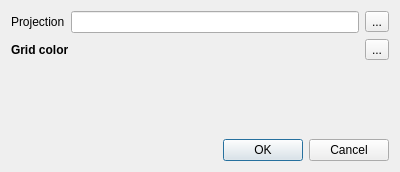
<?xml version="1.0" encoding="UTF-8"?>
<ui version="4.0">
 <class>IDlgSetupGrid</class>
 <widget class="QDialog" name="IDlgSetupGrid">
  <property name="geometry">
   <rect>
    <x>0</x>
    <y>0</y>
    <width>400</width>
    <height>172</height>
   </rect>
  </property>
  <property name="windowTitle">
   <string>Setup Grid...</string>
  </property>
  <layout class="QVBoxLayout" name="verticalLayout">
   <item>
    <layout class="QHBoxLayout" name="horizontalLayout">
     <item>
      <widget class="QLabel" name="label">
       <property name="text">
        <string>Projection</string>
       </property>
      </widget>
     </item>
     <item>
      <widget class="QLineEdit" name="lineProjection"/>
     </item>
     <item>
      <widget class="QToolButton" name="toolProjWizzard">
       <property name="text">
        <string>...</string>
       </property>
      </widget>
     </item>
    </layout>
   </item>
   <item>
    <layout class="QHBoxLayout" name="horizontalLayout_2">
     <item>
      <widget class="QLabel" name="labelWptTextColor">
       <property name="font">
        <font>
         <weight>75</weight>
         <bold>true</bold>
        </font>
       </property>
       <property name="text">
        <string>Grid color</string>
       </property>
      </widget>
     </item>
     <item>
      <widget class="QToolButton" name="toolGridColor">
       <property name="text">
        <string>...</string>
       </property>
      </widget>
     </item>
    </layout>
   </item>
   <item>
    <spacer name="verticalSpacer">
     <property name="orientation">
      <enum>Qt::Vertical</enum>
     </property>
     <property name="sizeHint" stdset="0">
      <size>
       <width>20</width>
       <height>40</height>
      </size>
     </property>
    </spacer>
   </item>
   <item>
    <widget class="QDialogButtonBox" name="buttonBox">
     <property name="orientation">
      <enum>Qt::Horizontal</enum>
     </property>
     <property name="standardButtons">
      <set>QDialogButtonBox::Cancel|QDialogButtonBox::Ok</set>
     </property>
    </widget>
   </item>
  </layout>
 </widget>
 <resources/>
 <connections>
  <connection>
   <sender>buttonBox</sender>
   <signal>accepted()</signal>
   <receiver>IDlgSetupGrid</receiver>
   <slot>accept()</slot>
   <hints>
    <hint type="sourcelabel">
     <x>248</x>
     <y>254</y>
    </hint>
    <hint type="destinationlabel">
     <x>157</x>
     <y>274</y>
    </hint>
   </hints>
  </connection>
  <connection>
   <sender>buttonBox</sender>
   <signal>rejected()</signal>
   <receiver>IDlgSetupGrid</receiver>
   <slot>reject()</slot>
   <hints>
    <hint type="sourcelabel">
     <x>316</x>
     <y>260</y>
    </hint>
    <hint type="destinationlabel">
     <x>286</x>
     <y>274</y>
    </hint>
   </hints>
  </connection>
 </connections>
</ui>
